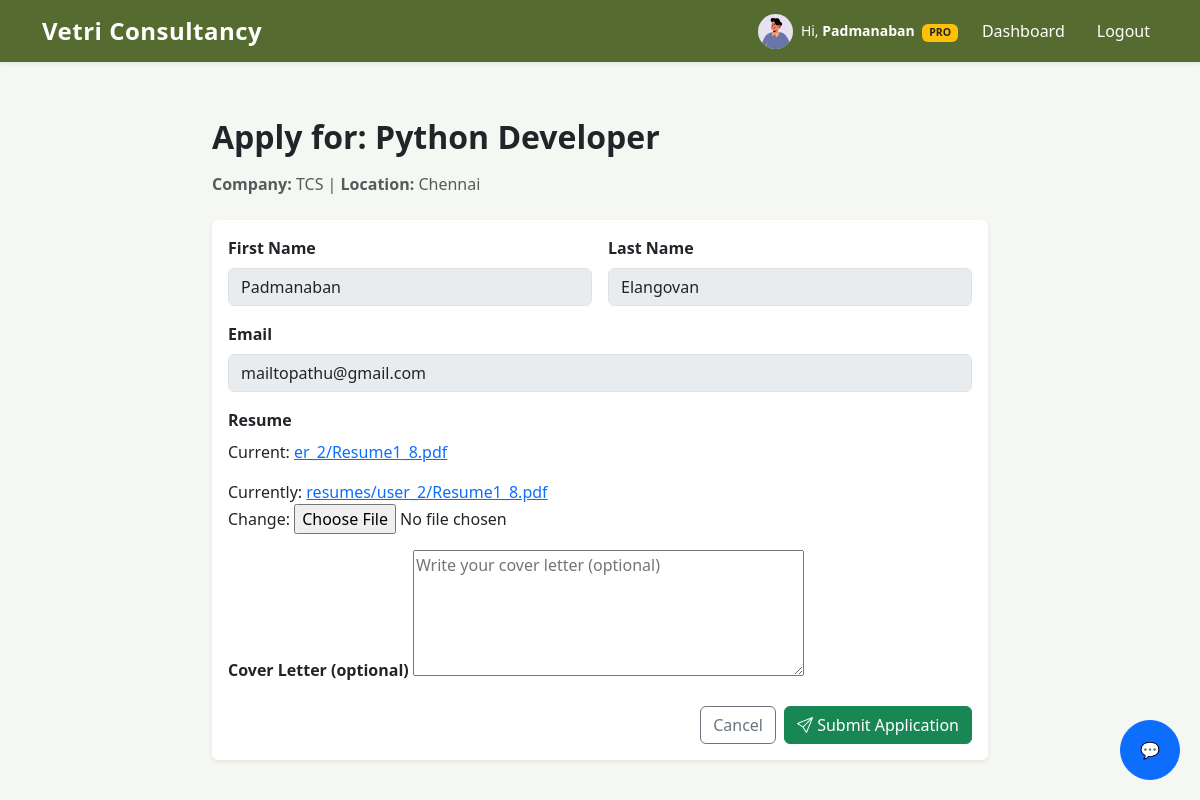
/jobs/1/apply/ (signed in), run on the app's committed database.
### accounts/models.py (models this page shows, shortened)
class User(AbstractUser):
    ROLE_CHOICES = (
        ('CANDIDATE', 'Candidate'),
        ('CONSULTANT', 'Consultant'),
        ('ADMIN', 'Admin'),
    )
    username = None
    email = models.EmailField(unique=True)
    role = models.CharField(max_length=20, choices=ROLE_CHOICES, default='CANDIDATE')
    USERNAME_FIELD = 'email'
    REQUIRED_FIELDS = []
    objects = CustomUserManager()

### profiles/models.py (models this page shows, shortened)
class CandidateProfile(models.Model):
    user = models.OneToOneField(
        settings.AUTH_USER_MODEL,
        on_delete=models.CASCADE,
        related_name='profile'
    )
    first_name = models.CharField(max_length=50, blank=True)
    last_name = models.CharField(max_length=50, blank=True)
    phone = models.CharField(max_length=20, blank=True)
    location = models.CharField(max_length=100, blank=True)
    experience_years = models.DecimalField(
        max_digits=4, decimal_places=1, null=True, blank=True
    )
    skills = models.TextField(blank=True, help_text="Comma-separated skills")
    resume = models.FileField(
        upload_to=user_resume_path,
        validators=[
            FileExtensionValidator(allowed_extensions=['pdf', 'doc', 'docx']),
            validate_file_size_5mb
        ],
        null=True,
        blank=True
    )
    profile_image = models.ImageField(
        upload_to=user_profile_image_path,
        null=True,
        blank=True
    )
    bio = models.TextField(blank=True, null=True)
    linkedin = models.URLField(blank=True, null=True)
    github = models.URLField(blank=True, null=True)
    created_at = models.DateTimeField(default=timezone.now)
    updated_at = models.DateTimeField(auto_now=True)

### jobs/models.py (models this page shows, shortened)
class Job(models.Model):
    JOB_TYPE_CHOICES = (
        ('FT', 'Full Time'),
        ('PT', 'Part Time'),
        ('RM', 'Remote'),
    )
    posted_by = models.ForeignKey(
        settings.AUTH_USER_MODEL,
        on_delete=models.CASCADE,
        related_name='posted_jobs'
    )
    title = models.CharField(max_length=200)
    company = models.CharField(max_length=150)
    location = models.CharField(max_length=150)
    experience = models.PositiveIntegerField(help_text="Experience in years")
    job_type = models.CharField(max_length=2, choices=JOB_TYPE_CHOICES)
    domain = models.CharField(max_length=150, help_text="Eg: Web Development, Data Science")
    skills = models.TextField(help_text="Comma separated skills")
    description = models.TextField()
    posted_on = models.DateTimeField(auto_now_add=True)
    is_active = models.BooleanField(default=True)

### jobs/views.py (the view)
# urls.py: path('<int:job_id>/apply/', apply_job_view, name='apply_job'),
@login_required
def apply_job_view(request, job_id):
    job = get_object_or_404(Job, id=job_id)
    user = request.user
    if user.role != 'CANDIDATE':
        return redirect('jobs:jobs_list')
    profile = CandidateProfile.objects.get(user=user)
    if Application.objects.filter(user=user, job=job).exists():
        return redirect('jobs:job_detail', job_id=job.id)
    if request.method == 'POST':
        form = ApplicationForm(request.POST, request.FILES, candidate_profile=profile)
        if form.is_valid():
            application = form.save(commit=False)
            application.user = user
            application.job = job
            if not application.resume:
                application.resume = profile.resume
            application.save()
            return redirect('jobs:job_detail', job_id=job.id)
    else:
        form = ApplicationForm(candidate_profile=profile)
    return render(request, 'jobs/apply_job.html', {
        'job': job,
        'profile': profile,
        'form': form
    })

### jobs/forms.py
class ApplicationForm(forms.ModelForm):
    class Meta:
        model = Application
        fields = ['resume', 'cover_letter']
        widgets = {
            'cover_letter': forms.Textarea(attrs={'rows': 5, 'placeholder': 'Write your cover letter (optional)'}),
        }
    def __init__(self, *args, **kwargs):
        candidate_profile = kwargs.pop('candidate_profile', None)
        super().__init__(*args, **kwargs)
        if candidate_profile and candidate_profile.resume:
            self.fields['resume'].initial = candidate_profile.resume

### subscriptions/models.py (called while the page is built)
    def is_pro(self):
        if self.plan != 'PRO':
            return False
        if self.end_date and self.end_date < timezone.now():
            return False
        return True

### jobs/templates/jobs/apply_job.html (shortened to what this page needs)
{% extends "base.html" %}
{% block content %}
<div class="container mt-5" style="max-width: 800px;">
    <h2 class="fw-bold mb-3">Apply for: {{ job.title }}</h2>
    <p class="text-muted mb-4"><strong>Company:</strong> {{ job.company }} | <strong>Location:</strong> {{ job.location }}</p>
    <div class="card shadow-sm border-0">
        <div class="card-body">
            <form method="post" enctype="multipart/form-data">
                <div class="row g-3 mb-3">
                    <div class="col-md-6">
                        <label class="form-label fw-semibold">First Name</label>
                        <input type="text" class="form-control" value="{{ profile.first_name }}" disabled>
                    </div>
                    <div class="col-md-6">
                        <label class="form-label fw-semibold">Last Name</label>
                        <input type="text" class="form-control" value="{{ profile.last_name }}" disabled>
                    </div>
                </div>
                <div class="mb-3">
                    <label class="form-label fw-semibold">Email</label>
                    <input type="email" class="form-control" value="{{ user.email }}" disabled>
                </div>
                <div class="mb-3">
                    <label class="form-label fw-semibold">Resume</label>
                    {% if profile.resume %}
                        <p>Current: <a href="{{ profile.resume.url }}" target="_blank">{{ profile.resume.name|slice:"10:" }}</a></p>
                    {% endif %}
                    {{ form.resume }}
                </div>
                <div class="mb-3">
                    <label class="form-label fw-semibold">Cover Letter (optional)</label>
                    {{ form.cover_letter }}
                </div>
                <div class="d-flex justify-content-end">
                    <a href="{% url 'jobs:job_detail' job.id %}" class="btn btn-outline-secondary me-2">
                        Cancel
                    </a>
                    <button type="submit" class="btn btn-success">
                        <i class="bi bi-send"></i> Submit Application
                    </button>
                </div>
            </form>
        </div>
    </div>
</div>
{% endblock %}

### templates/base.html (shortened to what this page needs)
{% load static %}
<!DOCTYPE html>
<html lang="en">
<head>
    <link rel="stylesheet" href="https://cdn.jsdelivr.net/npm/bootstrap-icons@1.10.5/font/bootstrap-icons.css">
    <link href="https://cdn.jsdelivr.net/npm/bootstrap@5.3.3/dist/css/bootstrap.min.css" rel="stylesheet">
</head>
<body>
    {% if not hide_nav %}
    <nav class="navbar navbar-expand-lg fixed-top shadow-sm">
        <div class="container">
            <a class="navbar-brand logo"
                href="{% if user.is_authenticated %}{% url 'jobs:jobs_list' %}{% else %}{% url 'accounts:login' %}{% endif %}">
                Vetri Consultancy
            </a>
            <div class="collapse navbar-collapse" id="navbarNav">
                <ul class="navbar-nav ms-auto align-items-center gap-3">
                    {% if user.is_authenticated %}
<li class="nav-item d-flex align-items-center gap-2">
    {% if user.role == 'CANDIDATE' %}
        {% if user.profile.profile_image %}
            <img src="{{ user.profile.profile_image.url }}"
                 alt="Profile"
                 class="rounded-circle"
                 width="35"
                 height="35"
                 style="object-fit: cover;">
        {% endif %}
        <span class="text-white small">
            Hi,
            <strong>{{ user.profile.first_name|default:user.email }}</strong>
            {% if user.subscription.is_pro %}
                <span class="badge bg-warning text-dark ms-1">PRO</span>
            {% else %}
                <span class="badge bg-secondary ms-1">FREE</span>
            {% endif %}
        </span>
    {% elif user.role == 'CONSULTANT' %}
</li>
                    <li class="nav-item">
                        <a class="nav-link {% if request.resolver_match.url_name == 'dashboard' and request.resolver_match.app_name == 'accounts' %}active{% endif %}"
                            href="{% url 'accounts:dashboard' %}">
                            Dashboard
                        </a>
                    </li>
                    <li class="nav-item">
                        <form method="post" action="{% url 'accounts:logout' %}">
                            <button type="submit" class="logout-btn nav-link">Logout</button>
                        </form>
                    </li>
                    {% endif %}
                </ul>
            </div>
        </div>
    </nav>
    {% endif %}
    <div class="container">
        {% block content %}{% endblock %}
    </div>
<button id="chatbotBtn" class="btn btn-primary" style="position:fixed; bottom:20px; right:20px; border-radius:50%; width:60px; height:60px;">
    💬
</button>
</body>
</html>

### templates/base.html (style rules this page uses)
body { padding-top: 70px; background-color: #F5F7F2; }
.navbar { background-color: #556B2F !important; }
.navbar .nav-link, .navbar-brand { color: #ffffff !important; font-weight: 500; }
.logo { font-weight: bold; font-size: 1.5rem; letter-spacing: 0.5px; }
.logout-btn { color: #ffffff; background: none; border: none; padding: 0; }

### data on the page
User: profile.profile_image (picture), profile.first_name "Padmanaban", email "mailtopathu@gmail.com"
Job: title "Python Developer", company "TCS", location "Chennai"
CandidateProfile: first_name "Padmanaban", last_name "Elangovan", resume.name "er_2/Resume1_8.pdf"
